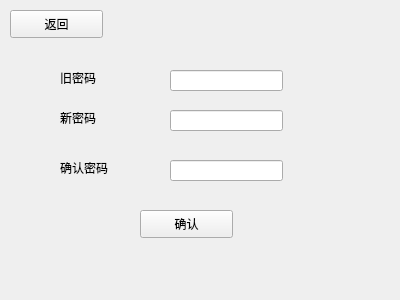
<?xml version="1.0" encoding="UTF-8"?>
<ui version="4.0">
 <class>stu_changepwd</class>
 <widget class="QWidget" name="stu_changepwd">
  <property name="geometry">
   <rect>
    <x>0</x>
    <y>0</y>
    <width>400</width>
    <height>300</height>
   </rect>
  </property>
  <property name="windowTitle">
   <string>Form</string>
  </property>
  <widget class="QLabel" name="label">
   <property name="geometry">
    <rect>
     <x>60</x>
     <y>70</y>
     <width>72</width>
     <height>15</height>
    </rect>
   </property>
   <property name="text">
    <string>旧密码</string>
   </property>
  </widget>
  <widget class="QLabel" name="label_2">
   <property name="geometry">
    <rect>
     <x>60</x>
     <y>110</y>
     <width>72</width>
     <height>15</height>
    </rect>
   </property>
   <property name="text">
    <string>新密码</string>
   </property>
  </widget>
  <widget class="QLabel" name="label_3">
   <property name="geometry">
    <rect>
     <x>60</x>
     <y>160</y>
     <width>72</width>
     <height>15</height>
    </rect>
   </property>
   <property name="text">
    <string>确认密码</string>
   </property>
  </widget>
  <widget class="QLineEdit" name="lineEdit">
   <property name="geometry">
    <rect>
     <x>170</x>
     <y>70</y>
     <width>113</width>
     <height>21</height>
    </rect>
   </property>
  </widget>
  <widget class="QLineEdit" name="lineEdit_2">
   <property name="geometry">
    <rect>
     <x>170</x>
     <y>110</y>
     <width>113</width>
     <height>21</height>
    </rect>
   </property>
  </widget>
  <widget class="QLineEdit" name="lineEdit_3">
   <property name="geometry">
    <rect>
     <x>170</x>
     <y>160</y>
     <width>113</width>
     <height>21</height>
    </rect>
   </property>
  </widget>
  <widget class="QPushButton" name="pushButton">
   <property name="geometry">
    <rect>
     <x>140</x>
     <y>210</y>
     <width>93</width>
     <height>28</height>
    </rect>
   </property>
   <property name="text">
    <string>确认</string>
   </property>
  </widget>
  <widget class="QPushButton" name="pushButton_2">
   <property name="geometry">
    <rect>
     <x>10</x>
     <y>10</y>
     <width>93</width>
     <height>28</height>
    </rect>
   </property>
   <property name="text">
    <string>返回</string>
   </property>
  </widget>
 </widget>
 <resources/>
 <connections/>
</ui>
